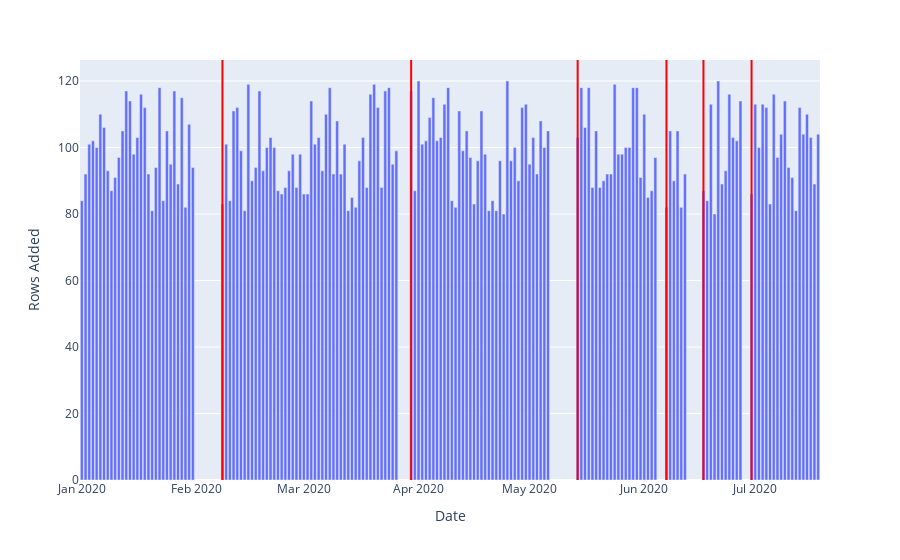

Source (notebook cell):
### Markdown cell above
If your result looks like this:
![SegmentLocal](/tree/data/assets/ex1img4.png "segment")

then congratulations! You've built a detector for **freshness incidents**, a key part of any data observability solution. With the following code, you can visualize your detections along with the update data.

### Code cell
for _, row in detections.iterrows():
    fig.add_vline(x=row['DATE_ADDED'], line_color='red')
fig.show()

### Figure 1 — Plotly figure (JSON) as saved in the notebook; plotly's stock layout.template omitted (floating-point values rounded to 4 significant figures; data arrays with more than 128 entries replaced by an {"elided": "..."} marker saying what was removed)
{"data": [{"alignmentgroup": "True", "hovertemplate": "x=%{x}<br>y=%{y}<extra></extra>", "legendgroup": "", "marker": {"color": "#636efa"}, "name": "", "offsetgroup": "", "orientation": "v", "showlegend": false, "textposition": "auto", "type": "bar", "x": {"elided": "200 str values"}, "xaxis": "x", "y": {"elided": "200 int values"}, "yaxis": "y"}], "layout": {"barmode": "relative", "legend": {"tracegroupgap": 0}, "margin": {"t": 60}, "shapes": [{"line": {"color": "red"}, "type": "line", "x0": "2020-02-08", "x1": "2020-02-08", "xref": "x", "y0": 0, "y1": 1, "yref": "y domain"}, {"line": {"color": "red"}, "type": "line", "x0": "2020-03-30", "x1": "2020-03-30", "xref": "x", "y0": 0, "y1": 1, "yref": "y domain"}, {"line": {"color": "red"}, "type": "line", "x0": "2020-05-14", "x1": "2020-05-14", "xref": "x", "y0": 0, "y1": 1, "yref": "y domain"}, {"line": {"color": "red"}, "type": "line", "x0": "2020-06-07", "x1": "2020-06-07", "xref": "x", "y0": 0, "y1": 1, "yref": "y domain"}, {"line": {"color": "red"}, "type": "line", "x0": "2020-06-17", "x1": "2020-06-17", "xref": "x", "y0": 0, "y1": 1, "yref": "y domain"}, {"line": {"color": "red"}, "type": "line", "x0": "2020-06-30", "x1": "2020-06-30", "xref": "x", "y0": 0, "y1": 1, "yref": "y domain"}], "xaxis": {"anchor": "y", "domain": [0, 1], "title": {"text": "Date"}}, "yaxis": {"anchor": "x", "domain": [0, 1], "title": {"text": "Rows Added"}}}}
